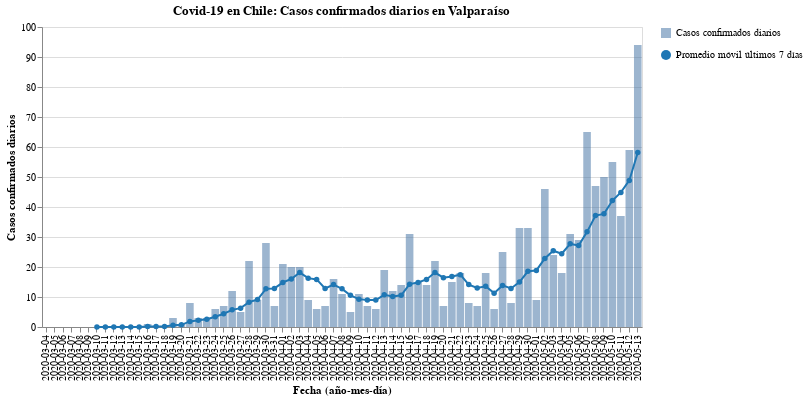

Write notebook code for a chart like this one.
### Code cell
#hide_input
bars, line = my_cases_plot(region)
(bars + line).properties(
    title=f'Covid-19 en Chile: Casos confirmados diarios en {region}',
    width=600
)

### Figure 1 — Vega-Lite specification as saved in the notebook (floating-point values rounded to 4 significant figures)
{"config": {"view": {"continuousWidth": 400, "continuousHeight": 300}}, "layer": [{"mark": {"type": "bar", "opacity": 0.7}, "encoding": {"opacity": {"type": "nominal", "field": "Casos confirmados diarios", "legend": {"title": ""}}, "tooltip": [{"type": "nominal", "field": "Fecha"}, {"type": "quantitative", "field": "Casos confirmados"}], "x": {"type": "nominal", "axis": {"title": "Fecha (año-mes-día)"}, "field": "Fecha"}, "y": {"type": "quantitative", "axis": {"title": "Casos confirmados diarios"}, "field": "Casos confirmados"}}}, {"mark": {"type": "line", "color": "#1f77b4", "point": {"filled": true, "fill": "#1f77b4"}}, "encoding": {"shape": {"type": "nominal", "field": "Promedio móvil últimos 7 días", "legend": {"title": ""}}, "x": {"type": "nominal", "axis": {"title": "Fecha (año-mes-día)"}, "field": "Fecha"}, "y": {"type": "quantitative", "field": "Rolling"}}}], "data": {"name": "data-4a26121e7752cdbe5e1d52ab1d8e4b79"}, "title": "Covid-19 en Chile: Casos confirmados diarios en Valparaíso", "width": 600, "$schema": "https://vega.github.io/schema/vega-lite/v4.8.1.json", "datasets": {"data-4a26121e7752cdbe5e1d52ab1d8e4b79": [{"Fecha": "2020-03-04", "Casos confirmados": 0, "Rolling": null, "Casos confirmados diarios": "Casos confirmados diarios", "Promedio móvil últimos 7 días": "Promedio móvil últimos 7 días"}, {"Fecha": "2020-03-05", "Casos confirmados": 0, "Rolling": null, "Casos confirmados diarios": "Casos confirmados diarios", "Promedio móvil últimos 7 días": "Promedio móvil últimos 7 días"}, {"Fecha": "2020-03-06", "Casos confirmados": 0, "Rolling": null, "Casos confirmados diarios": "Casos confirmados diarios", "Promedio móvil últimos 7 días": "Promedio móvil últimos 7 días"}, {"Fecha": "2020-03-07", "Casos confirmados": 0, "Rolling": null, "Casos confirmados diarios": "Casos confirmados diarios", "Promedio móvil últimos 7 días": "Promedio móvil últimos 7 días"}, {"Fecha": "2020-03-08", "Casos confirmados": 0, "Rolling": null, "Casos confirmados diarios": "Casos confirmados diarios", "Promedio móvil últimos 7 días": "Promedio móvil últimos 7 días"}, {"Fecha": "2020-03-09", "Casos confirmados": 0, "Rolling": null, "Casos confirmados diarios": "Casos confirmados diarios", "Promedio móvil últimos 7 días": "Promedio móvil últimos 7 días"}, {"Fecha": "2020-03-10", "Casos confirmados": 0, "Rolling": 0.0, "Casos confirmados diarios": "Casos confirmados diarios", "Promedio móvil últimos 7 días": "Promedio móvil últimos 7 días"}, {"Fecha": "2020-03-11", "Casos confirmados": 0, "Rolling": 0.0, "Casos confirmados diarios": "Casos confirmados diarios", "Promedio móvil últimos 7 días": "Promedio móvil últimos 7 días"}, {"Fecha": "2020-03-12", "Casos confirmados": 0, "Rolling": 0.0, "Casos confirmados diarios": "Casos confirmados diarios", "Promedio móvil últimos 7 días": "Promedio móvil últimos 7 días"}, {"Fecha": "2020-03-13", "Casos confirmados": 0, "Rolling": 0.0, "Casos confirmados diarios": "Casos confirmados diarios", "Promedio móvil últimos 7 días": "Promedio móvil últimos 7 días"}, {"Fecha": "2020-03-14", "Casos confirmados": 0, "Rolling": 0.0, "Casos confirmados diarios": "Casos confirmados diarios", "Promedio móvil últimos 7 días": "Promedio móvil últimos 7 días"}, {"Fecha": "2020-03-15", "Casos confirmados": 0, "Rolling": 0.0, "Casos confirmados diarios": "Casos confirmados diarios", "Promedio móvil últimos 7 días": "Promedio móvil últimos 7 días"}, {"Fecha": "2020-03-16", "Casos confirmados": 1, "Rolling": 0.1429, "Casos confirmados diarios": "Casos confirmados diarios", "Promedio móvil últimos 7 días": "Promedio móvil últimos 7 días"}, {"Fecha": "2020-03-17", "Casos confirmados": 0, "Rolling": 0.1429, "Casos confirmados diarios": "Casos confirmados diarios", "Promedio móvil últimos 7 días": "Promedio móvil últimos 7 días"}, {"Fecha": "2020-03-18", "Casos confirmados": 0, "Rolling": 0.1429, "Casos confirmados diarios": "Casos confirmados diarios", "Promedio móvil últimos 7 días": "Promedio móvil últimos 7 días"}, {"Fecha": "2020-03-19", "Casos confirmados": 3, "Rolling": 0.5714, "Casos confirmados diarios": "Casos confirmados diarios", "Promedio móvil últimos 7 días": "Promedio móvil últimos 7 días"}, {"Fecha": "2020-03-20", "Casos confirmados": 1, "Rolling": 0.7143, "Casos confirmados diarios": "Casos confirmados diarios", "Promedio móvil últimos 7 días": "Promedio móvil últimos 7 días"}, {"Fecha": "2020-03-21", "Casos confirmados": 8, "Rolling": 1.857, "Casos confirmados diarios": "Casos confirmados diarios", "Promedio móvil últimos 7 días": "Promedio móvil últimos 7 días"}, {"Fecha": "2020-03-22", "Casos confirmados": 3, "Rolling": 2.286, "Casos confirmados diarios": "Casos confirmados diarios", "Promedio móvil últimos 7 días": "Promedio móvil últimos 7 días"}, {"Fecha": "2020-03-23", "Casos confirmados": 3, "Rolling": 2.571, "Casos confirmados diarios": "Casos confirmados diarios", "Promedio móvil últimos 7 días": "Promedio móvil últimos 7 días"}, {"Fecha": "2020-03-24", "Casos confirmados": 6, "Rolling": 3.429, "Casos confirmados diarios": "Casos confirmados diarios", "Promedio móvil últimos 7 días": "Promedio móvil últimos 7 días"}, {"Fecha": "2020-03-25", "Casos confirmados": 7, "Rolling": 4.429, "Casos confirmados diarios": "Casos confirmados diarios", "Promedio móvil últimos 7 días": "Promedio móvil últimos 7 días"}, {"Fecha": "2020-03-26", "Casos confirmados": 12, "Rolling": 5.714, "Casos confirmados diarios": "Casos confirmados diarios", "Promedio móvil últimos 7 días": "Promedio móvil últimos 7 días"}, {"Fecha": "2020-03-27", "Casos confirmados": 5, "Rolling": 6.286, "Casos confirmados diarios": "Casos confirmados diarios", "Promedio móvil últimos 7 días": "Promedio móvil últimos 7 días"}, {"Fecha": "2020-03-28", "Casos confirmados": 22, "Rolling": 8.286, "Casos confirmados diarios": "Casos confirmados diarios", "Promedio móvil últimos 7 días": "Promedio móvil últimos 7 días"}, {"Fecha": "2020-03-29", "Casos confirmados": 9, "Rolling": 9.143, "Casos confirmados diarios": "Casos confirmados diarios", "Promedio móvil últimos 7 días": "Promedio móvil últimos 7 días"}, {"Fecha": "2020-03-30", "Casos confirmados": 28, "Rolling": 12.71, "Casos confirmados diarios": "Casos confirmados diarios", "Promedio móvil últimos 7 días": "Promedio móvil últimos 7 días"}, {"Fecha": "2020-03-31", "Casos confirmados": 7, "Rolling": 12.86, "Casos confirmados diarios": "Casos confirmados diarios", "Promedio móvil últimos 7 días": "Promedio móvil últimos 7 días"}, {"Fecha": "2020-04-01", "Casos confirmados": 21, "Rolling": 14.86, "Casos confirmados diarios": "Casos confirmados diarios", "Promedio móvil últimos 7 días": "Promedio móvil últimos 7 días"}, {"Fecha": "2020-04-02", "Casos confirmados": 20, "Rolling": 16.0, "Casos confirmados diarios": "Casos confirmados diarios", "Promedio móvil últimos 7 días": "Promedio móvil últimos 7 días"}, {"Fecha": "2020-04-03", "Casos confirmados": 20, "Rolling": 18.14, "Casos confirmados diarios": "Casos confirmados diarios", "Promedio móvil últimos 7 días": "Promedio móvil últimos 7 días"}, {"Fecha": "2020-04-04", "Casos confirmados": 9, "Rolling": 16.29, "Casos confirmados diarios": "Casos confirmados diarios", "Promedio móvil últimos 7 días": "Promedio móvil últimos 7 días"}, {"Fecha": "2020-04-05", "Casos confirmados": 6, "Rolling": 15.86, "Casos confirmados diarios": "Casos confirmados diarios", "Promedio móvil últimos 7 días": "Promedio móvil últimos 7 días"}, {"Fecha": "2020-04-06", "Casos confirmados": 7, "Rolling": 12.86, "Casos confirmados diarios": "Casos confirmados diarios", "Promedio móvil últimos 7 días": "Promedio móvil últimos 7 días"}, {"Fecha": "2020-04-07", "Casos confirmados": 16, "Rolling": 14.14, "Casos confirmados diarios": "Casos confirmados diarios", "Promedio móvil últimos 7 días": "Promedio móvil últimos 7 días"}, {"Fecha": "2020-04-08", "Casos confirmados": 11, "Rolling": 12.71, "Casos confirmados diarios": "Casos confirmados diarios", "Promedio móvil últimos 7 días": "Promedio móvil últimos 7 días"}, {"Fecha": "2020-04-09", "Casos confirmados": 5, "Rolling": 10.57, "Casos confirmados diarios": "Casos confirmados diarios", "Promedio móvil últimos 7 días": "Promedio móvil últimos 7 días"}, {"Fecha": "2020-04-10", "Casos confirmados": 11, "Rolling": 9.286, "Casos confirmados diarios": "Casos confirmados diarios", "Promedio móvil últimos 7 días": "Promedio móvil últimos 7 días"}, {"Fecha": "2020-04-11", "Casos confirmados": 7, "Rolling": 9.0, "Casos confirmados diarios": "Casos confirmados diarios", "Promedio móvil últimos 7 días": "Promedio móvil últimos 7 días"}, {"Fecha": "2020-04-12", "Casos confirmados": 6, "Rolling": 9.0, "Casos confirmados diarios": "Casos confirmados diarios", "Promedio móvil últimos 7 días": "Promedio móvil últimos 7 días"}, {"Fecha": "2020-04-13", "Casos confirmados": 19, "Rolling": 10.71, "Casos confirmados diarios": "Casos confirmados diarios", "Promedio móvil últimos 7 días": "Promedio móvil últimos 7 días"}, {"Fecha": "2020-04-14", "Casos confirmados": 12, "Rolling": 10.14, "Casos confirmados diarios": "Casos confirmados diarios", "Promedio móvil últimos 7 días": "Promedio móvil últimos 7 días"}, {"Fecha": "2020-04-15", "Casos confirmados": 14, "Rolling": 10.57, "Casos confirmados diarios": "Casos confirmados diarios", "Promedio móvil últimos 7 días": "Promedio móvil últimos 7 días"}, {"Fecha": "2020-04-16", "Casos confirmados": 31, "Rolling": 14.29, "Casos confirmados diarios": "Casos confirmados diarios", "Promedio móvil últimos 7 días": "Promedio móvil últimos 7 días"}, {"Fecha": "2020-04-17", "Casos confirmados": 15, "Rolling": 14.86, "Casos confirmados diarios": "Casos confirmados diarios", "Promedio móvil últimos 7 días": "Promedio móvil últimos 7 días"}, {"Fecha": "2020-04-18", "Casos confirmados": 14, "Rolling": 15.86, "Casos confirmados diarios": "Casos confirmados diarios", "Promedio móvil últimos 7 días": "Promedio móvil últimos 7 días"}, {"Fecha": "2020-04-19", "Casos confirmados": 22, "Rolling": 18.14, "Casos confirmados diarios": "Casos confirmados diarios", "Promedio móvil últimos 7 días": "Promedio móvil últimos 7 días"}, {"Fecha": "2020-04-20", "Casos confirmados": 7, "Rolling": 16.43, "Casos confirmados diarios": "Casos confirmados diarios", "Promedio móvil últimos 7 días": "Promedio móvil últimos 7 días"}, {"Fecha": "2020-04-21", "Casos confirmados": 15, "Rolling": 16.86, "Casos confirmados diarios": "Casos confirmados diarios", "Promedio móvil últimos 7 días": "Promedio móvil últimos 7 días"}, {"Fecha": "2020-04-22", "Casos confirmados": 18, "Rolling": 17.43, "Casos confirmados diarios": "Casos confirmados diarios", "Promedio móvil últimos 7 días": "Promedio móvil últimos 7 días"}, {"Fecha": "2020-04-23", "Casos confirmados": 8, "Rolling": 14.14, "Casos confirmados diarios": "Casos confirmados diarios", "Promedio móvil últimos 7 días": "Promedio móvil últimos 7 días"}, {"Fecha": "2020-04-24", "Casos confirmados": 7, "Rolling": 13.0, "Casos confirmados diarios": "Casos confirmados diarios", "Promedio móvil últimos 7 días": "Promedio móvil últimos 7 días"}, {"Fecha": "2020-04-25", "Casos confirmados": 18, "Rolling": 13.57, "Casos confirmados diarios": "Casos confirmados diarios", "Promedio móvil últimos 7 días": "Promedio móvil últimos 7 días"}, {"Fecha": "2020-04-26", "Casos confirmados": 6, "Rolling": 11.29, "Casos confirmados diarios": "Casos confirmados diarios", "Promedio móvil últimos 7 días": "Promedio móvil últimos 7 días"}, {"Fecha": "2020-04-27", "Casos confirmados": 25, "Rolling": 13.86, "Casos confirmados diarios": "Casos confirmados diarios", "Promedio móvil últimos 7 días": "Promedio móvil últimos 7 días"}, {"Fecha": "2020-04-28", "Casos confirmados": 8, "Rolling": 12.86, "Casos confirmados diarios": "Casos confirmados diarios", "Promedio móvil últimos 7 días": "Promedio móvil últimos 7 días"}, {"Fecha": "2020-04-29", "Casos confirmados": 33, "Rolling": 15.0, "Casos confirmados diarios": "Casos confirmados diarios", "Promedio móvil últimos 7 días": "Promedio móvil últimos 7 días"}, {"Fecha": "2020-04-30", "Casos confirmados": 33, "Rolling": 18.57, "Casos confirmados diarios": "Casos confirmados diarios", "Promedio móvil últimos 7 días": "Promedio móvil últimos 7 días"}, {"Fecha": "2020-05-01", "Casos confirmados": 9, "Rolling": 18.86, "Casos confirmados diarios": "Casos confirmados diarios", "Promedio móvil últimos 7 días": "Promedio móvil últimos 7 días"}, {"Fecha": "2020-05-02", "Casos confirmados": 46, "Rolling": 22.86, "Casos confirmados diarios": "Casos confirmados diarios", "Promedio móvil últimos 7 días": "Promedio móvil últimos 7 días"}, {"Fecha": "2020-05-03", "Casos confirmados": 24, "Rolling": 25.43, "Casos confirmados diarios": "Casos confirmados diarios", "Promedio móvil últimos 7 días": "Promedio móvil últimos 7 días"}, {"Fecha": "2020-05-04", "Casos confirmados": 18, "Rolling": 24.43, "Casos confirmados diarios": "Casos confirmados diarios", "Promedio móvil últimos 7 días": "Promedio móvil últimos 7 días"}, {"Fecha": "2020-05-05", "Casos confirmados": 31, "Rolling": 27.71, "Casos confirmados diarios": "Casos confirmados diarios", "Promedio móvil últimos 7 días": "Promedio móvil últimos 7 días"}, {"Fecha": "2020-05-06", "Casos confirmados": 29, "Rolling": 27.14, "Casos confirmados diarios": "Casos confirmados diarios", "Promedio móvil últimos 7 días": "Promedio móvil últimos 7 días"}, {"Fecha": "2020-05-07", "Casos confirmados": 65, "Rolling": 31.71, "Casos confirmados diarios": "Casos confirmados diarios", "Promedio móvil últimos 7 días": "Promedio móvil últimos 7 días"}, {"Fecha": "2020-05-08", "Casos confirmados": 47, "Rolling": 37.14, "Casos confirmados diarios": "Casos confirmados diarios", "Promedio móvil últimos 7 días": "Promedio móvil últimos 7 días"}, {"Fecha": "2020-05-09", "Casos confirmados": 50, "Rolling": 37.71, "Casos confirmados diarios": "Casos confirmados diarios", "Promedio móvil últimos 7 días": "Promedio móvil últimos 7 días"}, {"Fecha": "2020-05-10", "Casos confirmados": 55, "Rolling": 42.14, "Casos confirmados diarios": "Casos confirmados diarios", "Promedio móvil últimos 7 días": "Promedio móvil últimos 7 días"}, {"Fecha": "2020-05-11", "Casos confirmados": 37, "Rolling": 44.86, "Casos confirmados diarios": "Casos confirmados diarios", "Promedio móvil últimos 7 días": "Promedio móvil últimos 7 días"}, {"Fecha": "2020-05-12", "Casos confirmados": 59, "Rolling": 48.86, "Casos confirmados diarios": "Casos confirmados diarios", "Promedio móvil últimos 7 días": "Promedio móvil últimos 7 días"}, {"Fecha": "2020-05-13", "Casos confirmados": 94, "Rolling": 58.14, "Casos confirmados diarios": "Casos confirmados diarios", "Promedio móvil últimos 7 días": "Promedio móvil últimos 7 días"}]}}
